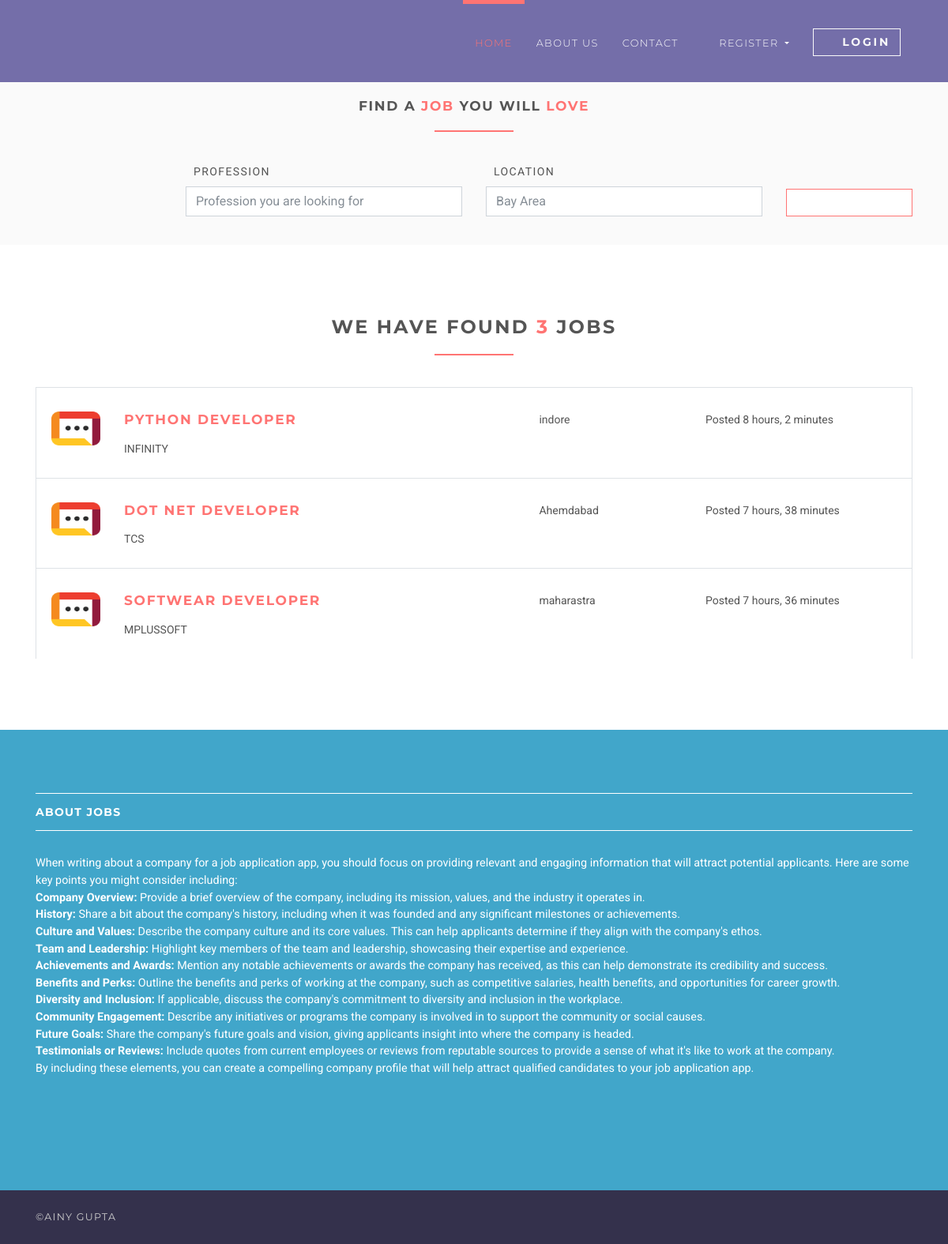
Page /jobs on the committed database.
### jobsapp/models.py (models this page shows, shortened)
class Job(models.Model):
    user = models.ForeignKey(User, on_delete=models.CASCADE)
    title = models.CharField(max_length=300)
    description = models.TextField()
    location = models.CharField(max_length=150)
    type = models.CharField(choices=JOB_TYPE, max_length=10)
    category = models.CharField(max_length=100)
    last_date = models.DateTimeField()
    company_name = models.CharField(max_length=100)
    company_description = models.CharField(max_length=300)
    website = models.CharField(max_length=100, default="")
    created_at = models.DateTimeField(default=timezone.now)
    filled = models.BooleanField(default=False)

### jobsapp/views/home.py (the view)
# urls.py: path('jobs', JobListView.as_view(), name='jobs'),
class JobListView(ListView):
    model = Job
    template_name = 'jobs/jobs.html'
    context_object_name = 'jobs'
    paginate_by = 5

### templates/jobs/jobs.html (shortened to what this page needs)
{% extends 'base.html' %}
{% load static %}
{% block content %}
    <section class="job-form-section job-form-section--compressed">
        <div class="container">
            <h4 class="heading">Find a <span class="accent">job </span> you will <span class="accent">love</span></h4>
            <form id="job-main-form" method="get" action="#" class="job-main-form">
                <div class="controls">
                    <div class="row align-items-end">
                        <div class="col-sm-1 col-lg-2"></div>
                        <div class="col-sm-5 col-lg-4 form-group">
                            <label for="profession">Profession</label>
                            <input type="text" id="profession" name="profession"
                                   placeholder="Profession you are looking for" class="form-control">
                        </div>
                        <div class="col-sm-5 col-lg-4 form-group">
                            <label for="location">Location</label>
                            <input type="text" id="location" name="location" placeholder="Any particular location?"
                                   value="Bay Area" class="form-control">
                        </div>
                        <div class="col-sm-1 col-lg-2 form-group">
                            <button type="submit" name="name"
                                    class="btn btn-outline-white-primary job-main-form__button">
                                <i class="fa fa-search"></i>
                            </button>
                        </div>
                    </div>
                </div>
            </form>
        </div>
    </section>
    <section>
        <div class="container">
            <h3 class="heading">We have found <span class="accent">{{ jobs.count }}</span> jobs</h3>
            {% for job in jobs %}
                <div class="job-listing  ">
                    <div class="row">
                        <div class="col-md-12 col-lg-6">
                            <div class="row">
                                <div class="col-2">
                                    <img src="{% static 'img/company-1.png' %}"
                                         alt="Ipsioou " class="img-fluid">
                                </div>
                                <div class="col-10">
                                    <h4 class="job__title"><a
                                            href="{% url 'jobs:jobs-detail' job.id %}">{{ job.title }}</a></h4>
                                    <p class="job__company">
                                        {{ job.company_name }}
                                    </p>
                                </div>
                            </div>
                        </div>
                        <div class="col-10 col-md-3 col-lg-2 ml-auto"><i class="fa fa-map-marker job__location"></i>
                            {{ job.location }}
                        </div>
                        <div class="col-10 col-md-3 col-lg-3 ml-auto">
                            <p>Posted {{ job.created_at|timesince }}</p>
                        </div>
                    </div>
                </div>
            {% endfor %}
        </div>
    </section>
{% endblock %}

### templates/base.html (shortened to what this page needs)
{% load static %}
<!DOCTYPE html>
<html>
<head>
    <link rel="stylesheet"
          href="{% static 'vendor/bootstrap/css/bootstrap.min.css' %}">
    <link rel="stylesheet"
          href="{% static 'vendor/font-awesome/css/font-awesome.min.css' %}">
    <link rel="stylesheet"
          href="{% static 'vendor/owl.carousel/assets/owl.carousel.css' %}">
    <link rel="stylesheet"
          href="{% static 'vendor/owl.carousel/assets/owl.theme.default.css' %}">
    <link rel="stylesheet" href="{% static 'css/style.default.css' %}"
          id="theme-stylesheet">
    <link rel="stylesheet" href="{% static 'css/custom.css' %}">
</head>
<body>
<header class="header">
    <nav class="navbar navbar-expand-lg">
        <div class="container">
            <div id="navbarSupportedContent" class="collapse navbar-collapse">
                <ul class="navbar-nav ml-auto">
                    <li class="nav-item active">
                        <a href="/" class="nav-link">Home <span class="sr-only">(current)</span></a>
                    </li>
                    <li class="nav-item">
                        <a href="#about" class="nav-link">About Us</a>
                    </li>
                    <li class="nav-item">
                        <a href="/contact/" class="nav-link">Contact</a>
                    </li>
                    {% if request.user.is_authenticated and request.user.role == 'employer' %}
                        <li class="nav-item dropdown">
                            <a id="clientZone" href="#" data-toggle="dropdown"
                               aria-haspopup="true" aria-expanded="false"
                               class="nav-link dropdown-toggle has-img mb-3 mb-lg-0 mt-3 mt-lg-0">
                                <div class="client-menu-image">
                                    <div class="inner">
                                        <img src="{% static 'img/company-1.png' %}"
                                             alt="company image"
                                             class="img-fluid">
                                    </div>
                                </div>
                                {% if request.user.role == 'employee' %}
                                    {{ request.user.first_name }} {{ request.user.last_name }}
                                {% else %}
                                    {{ request.user.first_name }}
                                {% endif %}
                            </a>
                            <div aria-labelledby="clientZone" class="dropdown-menu">
                                <a href="{% url 'jobs:employer-dashboard' %}" class="dropdown-item">Dashboard</a>
                                <a href="{% url 'jobs:employer-all-applicants' %}" class="dropdown-item">Applicants </a>
                                <a href="{% url 'jobs:employer-jobs-create' %}" class="dropdown-item">Post a new
                                    job </a>
                                <a href="{% url 'accounts:logout' %}" class="dropdown-item">Logout</a>
                            </div>
                        </li>
                    {% else %}
                        <li class="nav-item dropdown">
                            <a id="pages" href="#" data-toggle="dropdown" aria-haspopup="true" aria-expanded="false"
                               class="nav-link dropdown-toggle"><i class="fa fa-signing"></i>Register
                            </a>
                        </li>
                        <li class="nav-item" style="color: #fff">
                            <a href="{% url 'accounts:login' %}" class="btn navbar-btn btn-outline-light mb-5 mb-lg-0">
                                <i class="fa fa-sign-in"></i>Login
                            </a>
                        </li>
                    {% endif %}
                </ul>
            </div>
        </div>
    </nav>
</header>
<div>
    {% block content %} {% endblock %}
</div>
<footer class="footer">
    <div class="footer__block">
        <div class="container">
            <div class="row">
                <div class="col-lg-12 col-md-12 mb-5">
                    <div id="about">
                    <h4 class="h5">About Jobs</h4>
                    <p>
                        When writing about a company for a job application app, you should focus on providing relevant and engaging information that will attract potential applicants. Here are some key points you might consider including:
                        <br>
                        <b>Company Overview:</b> Provide a brief overview of the company, including its mission, values, and the industry it operates in.
                        <br>
                        <b>History:</b> Share a bit about the company's history, including when it was founded and any significant milestones or achievements.
                        <br>
                        <b>Culture and Values:</b> Describe the company culture and its core values. This can help applicants determine if they align with the company's ethos.
                        <br>
                        <b>Team and Leadership:</b> Highlight key members of the team and leadership, showcasing their expertise and experience.
                        <br>
                        <b>Achievements and Awards:</b> Mention any notable achievements or awards the company has received, as this can help demonstrate its credibility and success.
                        <br>
                        <b>Benefits and Perks:</b> Outline the benefits and perks of working at the company, such as competitive salaries, health benefits, and opportunities for career growth.
                        <br>
                        <b>Diversity and Inclusion:</b> If applicable, discuss the company's commitment to diversity and inclusion in the workplace.
                        <br>
                        <b>Community Engagement:</b> Describe any initiatives or programs the company is involved in to support the community or social causes.
                        <br>
                        <b>Future Goals:</b> Share the company's future goals and vision, giving applicants insight into where the company is headed.
                        <br>
                        <b>Testimonials or Reviews:</b> Include quotes from current employees or reviews from reputable sources to provide a sense of what it's like to work at the company.
                        <br>
                        By including these elements, you can create a compelling company profile that will help attract qualified candidates to your job application app. </p>
                        </div>
                </div>
            </div>
        </div>
    </div>
    <div class="footer__copyright">
        <div class="container">
            <div class="row">
                <div class="col-md-6 text-md-left text-center">
                    <p>&copy;Ainy Gupta</p>
                </div>
            </div>
        </div>
    </div>
</footer>
</body>
</html>

### rows in the picture
Job: title "PYTHON DEVELOPER", company_name "INFINITY", location "indore", created_at "8 hours, 2 minutes"
Job: title "DOT NET DEVELOPER", company_name "TCS", location "Ahemdabad", created_at "7 hours, 38 minutes"
Job: title "SOFTWEAR DEVELOPER", company_name "MPLUSSOFT", location "maharastra", created_at "7 hours, 36 minutes"

### other values in the picture
{{ jobs.count }} "3"
